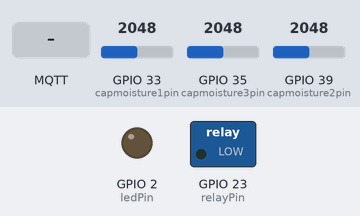
Simulated run of this sketch. Board: ESP32. Parts: switched loads named in the sketch (green lamp = pin HIGH), output pins drawn as LEDs (lit = HIGH). The inputs (shaded band) are chosen by the test bench; at power-on: GPIO 33 (capmoisture1pin) = 2048, GPIO 35 (capmoisture3pin) = 2048, GPIO 39 (capmoisture2pin) = 2048. WiFi joins after 1.5 s; servers stay silent unless stated; no MQTT or app messages arrive unless stated; what the sketch prints to the serial monitor is not drawn.

Above: at 3.0 s.
3.1 s: MQTT message "on" arrives on the second subscribed topic
At 3.8 s:
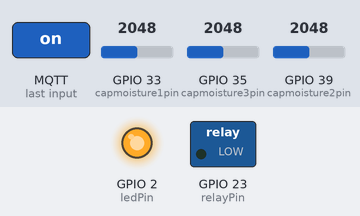
4.6 s: MQTT message "on" arrives on the third subscribed topic
At 5.0 s:
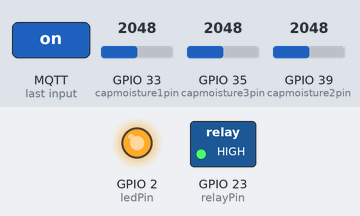
6.1 s: MQTT message "off" arrives on the second subscribed topic
At 7.3 s:
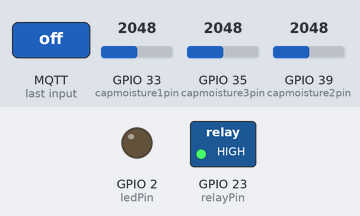
Timing chart, 0 to 9.1 s (numbered marks = the images above; inputs shaded):
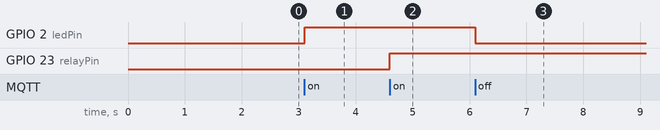

Measured:
- after the input at 3.1 s, GPIO 2 (ledPin): LOW → HIGH at once
- after the input at 4.6 s, GPIO 23 (relayPin): LOW → HIGH at once
- after the input at 6.1 s, GPIO 2 (ledPin): HIGH → LOW at once

The sketch:

TANG_main_firmware.ino
```cpp
#include <WiFi.h>
#include <PubSubClient.h>
#include <Wire.h>

#include <OneWire.h>
#include <DallasTemperature.h>


// SI7021 I2C address is 0x40(64)
#define si7021Addr 0x40

// Replace the next variables with your SSID/Password combination
const char* ssid = "pls";
const char* password = "rip";

// Add your MQTT Broker IP address, example:
//const char* mqtt_server = "192.168.1.144";
const char* mqtt_server = "192.168.1.18";

WiFiClient espClient;
PubSubClient client(espClient);
long lastMsg1 = 0;
long lastMsg2 = 0;
char msg[50];
int value = 0;

// SI7021 vars
float temperature = 0;
float humidity = 0;

int counter = 0;

float capmoisture1avg = 0;
float capmoisture2avg = 0;
float capmoisture3avg = 0;
float capmoisture1total = 0;
float capmoisture2total = 0;
float capmoisture3total = 0;
float capmoisture1 = 0;
float capmoisture2 = 0;
float capmoisture3 = 0;


//1-wire temp sens
const int oneWireBus = 26;
OneWire oneWire(oneWireBus);
DallasTemperature sensors(&oneWire);


// LED Pin
const int ledPin = 2;
const int relayPin = 23;
const int capmoisture1pin = 33;
const int capmoisture2pin = 39;
const int capmoisture3pin = 35;


void setup() {
  Serial.begin(115200);
  // default settings
  setup_wifi();
  client.setServer(mqtt_server, 1883);
  client.setCallback(callback);

  pinMode(ledPin, OUTPUT);
  pinMode(relayPin, OUTPUT);
  pinMode(capmoisture1pin, INPUT);
  pinMode(capmoisture2pin, INPUT);
  pinMode(capmoisture3pin, INPUT);

  Wire.begin();
  Wire.beginTransmission(si7021Addr);
  Wire.endTransmission();
  delay(300);

  //onewire
  sensors.begin();
}

void setup_wifi() {
  delay(10);
  // We start by connecting to a WiFi network
  Serial.println();
  Serial.print("Connecting to ");
  Serial.println(ssid);

  WiFi.begin(ssid, password);

  while (WiFi.status() != WL_CONNECTED) {
    delay(500);
    Serial.print(".");
  }

  Serial.println("");
  Serial.println("WiFi connected");
  Serial.println("IP address: ");
  Serial.println(WiFi.localIP());
}

void callback(char* topic, byte* message, unsigned int length) {
  Serial.print("Message arrived on topic: ");
  Serial.print(topic);
  Serial.print(". Message: ");
  String messageTemp;

  for (int i = 0; i < length; i++) {
    Serial.print((char)message[i]);
    messageTemp += (char)message[i];
  }
  Serial.println();

  // Feel free to add more if statements to control more GPIOs with MQTT

  // If a message is received on the topic esp32/output, you check if the message is either "on" or "off".
  // Changes the output state according to the message
  if (String(topic) == "esp32/LEDoutput") {
    Serial.print("Changing output to ");
    if(messageTemp == "on"){
      Serial.println("on");
      digitalWrite(ledPin, HIGH);
    }
    else if(messageTemp == "off"){
      Serial.println("off");
      digitalWrite(ledPin, LOW);
    }
  }

  if (String(topic) == "esp32/RELAYoutput") {
    Serial.print("Changing output to ");
    if(messageTemp == "on"){
      Serial.println("on");
      digitalWrite(relayPin, HIGH);
    }
    else if(messageTemp == "off"){
      Serial.println("off");
      digitalWrite(relayPin, LOW);
    }
  }
}

void reconnect() {
  // Loop until we're reconnected
  while (!client.connected()) {
    Serial.print("Attempting MQTT connection...");
    // Attempt to connect
    if (client.connect("ESP8266Client")) {
      Serial.println("connected");
      // Subscribe
      client.subscribe("esp32/output");
      client.subscribe("esp32/LEDoutput");
      client.subscribe("esp32/RELAYoutput");
    } else {
      Serial.print("failed, rc=");
      Serial.print(client.state());
      Serial.println(" try again in 5 seconds");
      // Wait 5 seconds before retrying
      delay(5000);
    }
  }
}
void loop() {

  if (!client.connected()) {
    reconnect();
  }
  client.loop();

  // Multisampling with averaging to reduce noise
  long now1 = millis();
  if (now1 - lastMsg1 > 5000) {
    lastMsg1 = now1;

    // CAP MOISTURE READINGS
    capmoisture1 = analogRead(capmoisture1pin);
    capmoisture1total = capmoisture1total + capmoisture1;
    capmoisture2 = analogRead(capmoisture2pin);
    capmoisture2total = capmoisture2total + capmoisture2;
    capmoisture3 = analogRead(capmoisture3pin);
    capmoisture3total = capmoisture3total + capmoisture3;

    counter++;
  }


  // publishing averaged readings to MQTT every 5 minutes
  long now2 = millis();
  if (now2 - lastMsg2 > 300000) {
    lastMsg2 = now2;

    // Divide the totals by number of readings and reset totals and counter. Pass avg to mqtt publish
    capmoisture1avg = capmoisture1total/counter;
    capmoisture2avg = capmoisture2total/counter;
    capmoisture3avg = capmoisture3total/counter;

    capmoisture1total = 0;
    capmoisture2total = 0;
    capmoisture3total = 0;
    counter = 0;

    // CAP MOISTURE READINGS
    char moisture1String[8];
    dtostrf(capmoisture1avg, 1, 2, moisture1String);
    Serial.print("moisture1String: ");
    Serial.println(moisture1String);
    client.publish("esp32/moisture1", moisture1String);

    char moisture2String[8];
    dtostrf(capmoisture2avg, 1, 2, moisture2String);
    Serial.print("moisture2String: ");
    Serial.println(moisture2String);
    client.publish("esp32/moisture2", moisture2String);

    char moisture3String[8];
    dtostrf(capmoisture3avg, 1, 2, moisture3String);
    Serial.print("moisture3String: ");
    Serial.println(moisture3String);
    client.publish("esp32/moisture3", moisture3String);

    // ANALOG TEMP READINGS
    sensors.requestTemperatures();
    float temperatureC = sensors.getTempCByIndex(0);
    char temperatureCString[8];
    dtostrf(temperatureC, 1, 2, temperatureCString);
    Serial.print("Tempsensor ");
    Serial.print(temperatureCString);
    Serial.println("ºC");
    client.publish("esp32/temperature1", temperatureCString);

  /*
    // SI7021 READING
    unsigned int data[2];

    Wire.beginTransmission(si7021Addr);
    //Send humidity measurement command
    Wire.write(0xF5);
    Wire.endTransmission();
    delay(500);

    // Request 2 bytes of data
    Wire.requestFrom(si7021Addr, 2);
    // Read 2 bytes of data to get humidity
    if(Wire.available() == 2)
    {
      data[0] = Wire.read();
      data[1] = Wire.read();
    }

    // Convert the data
    float humidity  = ((data[0] * 256.0) + data[1]);
    humidity = ((125 * humidity) / 65536.0) - 6;

    Wire.beginTransmission(si7021Addr);
    // Send temperature measurement command
    Wire.write(0xF3);
    Wire.endTransmission();
    delay(500);

    // Request 2 bytes of data
    Wire.requestFrom(si7021Addr, 2);

    // Read 2 bytes of data for temperature
    if(Wire.available() == 2)
    {
      data[0] = Wire.read();
      data[1] = Wire.read();
    }

    // Convert the data
    float temp  = ((data[0] * 256.0) + data[1]);
    float celsTemp = ((175.72 * temp) / 65536.0) - 46.85;
    //float fahrTemp = celsTemp * 1.8 + 32;

    // Convert the value to a char array
    char tempString[8];
    dtostrf(celsTemp, 1, 2, tempString);
    Serial.print("Temperature: ");
    Serial.println(tempString);
    client.publish("esp32/temperature", tempString);


    // Convert the value to a char array
    char humString[8];
    dtostrf(humidity, 1, 2, humString);
    Serial.print("Humidity: ");
    Serial.println(humString);
    client.publish("esp32/humidity", humString);


  */


  }
}
```
